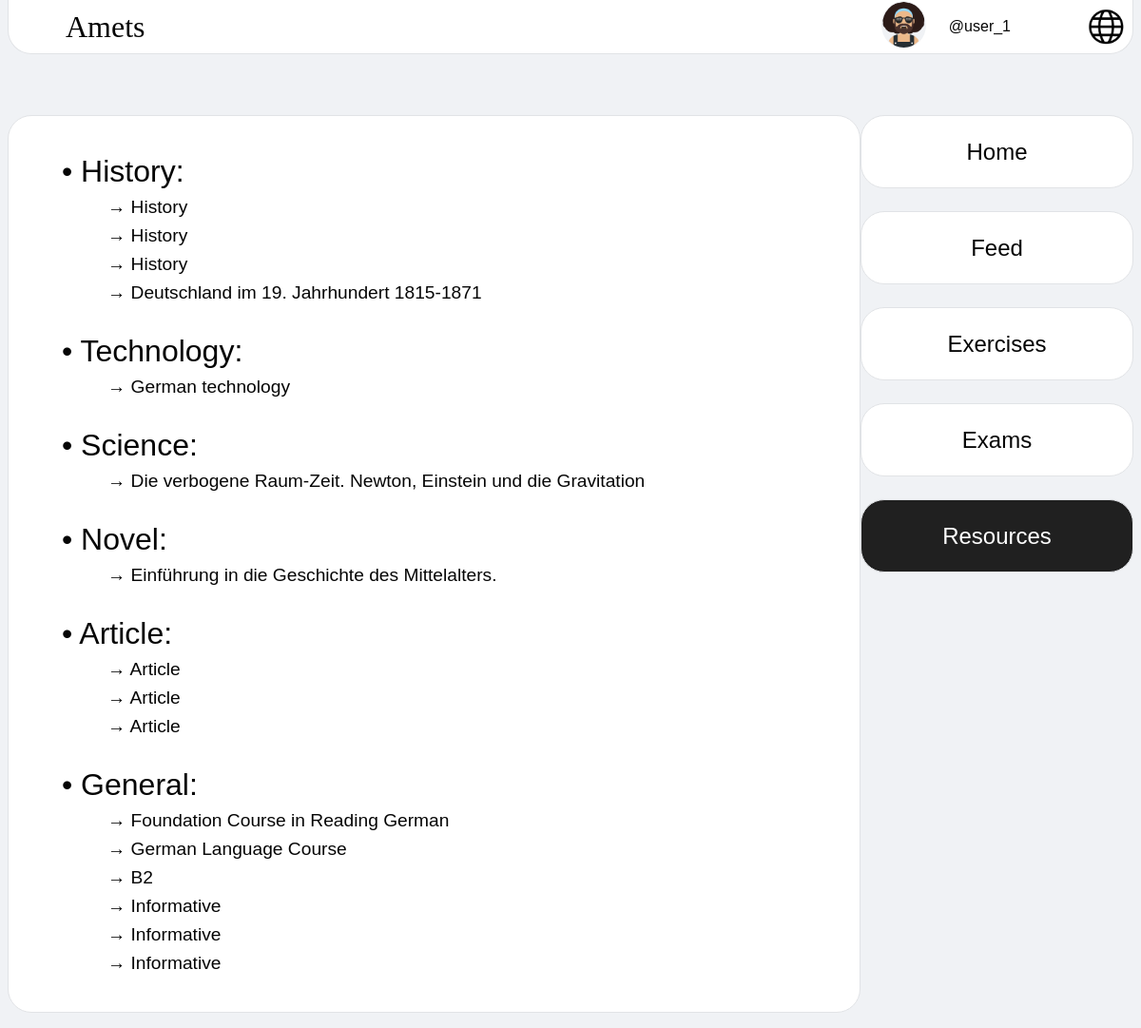
Screenshot of /resources/ (signed in) with the database file from the repository.
### index/models.py (models this page shows, shortened)
class Profile (models.Model):
    user = models.OneToOneField(User, on_delete= models.CASCADE, unique= True)
    profile_points = models.IntegerField(default= 0)
    class ProfileAvatar (models.TextChoices):
        AVATAR_0 = 'index/images/avatars/avatar_0.png'
        AVATAR_1 = 'index/images/avatars/avatar_1.png'
        AVATAR_2 = 'index/images/avatars/avatar_2.png'
        AVATAR_3 = 'index/images/avatars/avatar_3.png'
        AVATAR_4 = 'index/images/avatars/avatar_4.png'
        AVATAR_5 = 'index/images/avatars/avatar_5.png'
        AVATAR_6 = 'index/images/avatars/avatar_6.png'
        AVATAR_7 = 'index/images/avatars/avatar_7.png'
        AVATAR_8 = 'index/images/avatars/avatar_8.png'
        AVATAR_9 = 'index/images/avatars/avatar_9.png'
        AVATAR_10 = 'index/images/avatars/avatar_10.png'
        AVATAR_11 = 'index/images/avatars/avatar_11.png'
    profile_avatar = models.CharField (max_length= 255, choices= ProfileAvatar.choices, default= ProfileAvatar.AVATAR_0)

class Resource (models.Model):
    resource_title = models.CharField(max_length=255)
    def upload_to (instance, filename):
        return 'index/static/index/resources/' +filename
    resource_file = models.FileField (upload_to= upload_to)
    class ResourceType (models.TextChoices):
        H = 'History'
        T = 'Technology'
        S = 'Science'
        N = 'Novel'
        A = 'Article'
        G = 'General'
    resource_type = models.CharField (max_length= 24, choices= ResourceType.choices)
    @classmethod
    def getTypeResources (cls, type):
        return Resource.objects.all().filter(resource_type= type)

### index/views.py (the view)
# urls.py: path('resources/', views.resources, name='resources'),
def resources (request):
    context = {'user': request.user}
    context['H_list'] = Resource.getTypeResources(Resource.ResourceType.H)
    context['T_list'] = Resource.getTypeResources(Resource.ResourceType.T)
    context['S_list'] = Resource.getTypeResources(Resource.ResourceType.S)
    context['N_list'] = Resource.getTypeResources(Resource.ResourceType.N)
    context['A_list'] = Resource.getTypeResources(Resource.ResourceType.A)
    context['G_list'] = Resource.getTypeResources(Resource.ResourceType.G)
    return render(request, 'index/resources.html', context)

### index/templates/index/resources.html (shortened to what this page needs)
{% load static %}
<!DOCTYPE html>
<html>
    <head>
        <link rel="stylesheet" type="text/css" href="{% static 'index/resources.css' %}">
    </head>
    <body>
        <div id="nav_bar">
            <a id="logo" href="{% url 'index:home' %}">Amets</a>
            <div id="user_block">
                {% if user.is_authenticated %}
                    <a href="{% url 'index:profile' user.username %}">
                        <img id="avatar_icon" src="{% static user.profile.profile_avatar %}" alt="Avatar icon" width="45.2" height="48">
                    </a>
                    <a id="username" href="{% url 'index:profile' user.username %}">@{{user.username}}</a>
                {% else %}
                    <a id="sign_in" href="{% url 'index:sign_in' %}">Sign in</a>
                {% endif %}
            </div>
            <img id="language_icon" src="{% static 'index/images/language_icon.png' %}" alt="Language icon" width="56" height="56" onclick="select()">
        </div>
        <div id="main_panel">
            <div id="resources_panel">
                <label class="type_label">History</label>
                {% if H_list %}
                    {% for resource in H_list %}
                        <a class="resource_link" href="{% url 'index:download' resource.id %}" target="blank">{{resource.resource_title}}</a>
                    {% endfor %}
                {% else %}
                    <span class="unavailable">We currently have no resources for this genre.</span>
                {% endif %}
                <label class="type_label">Technology</label>
                {% if T_list %}
                    {% for resource in T_list %}
                        <a class="resource_link" href="{% url 'index:download' resource.id %}" target="blank">{{resource.resource_title}}</a>
                    {% endfor %}
                {% else %}
                    <span class="unavailable">We currently have no resources for this genre.</span>
                {% endif %}
                <label class="type_label">Science</label>
                {% if S_list %}
                    {% for resource in S_list %}
                        <a class="resource_link" href="{% url 'index:download' resource.id %}" target="blank">{{resource.resource_title}}</a>
                    {% endfor %}
                {% else %}
                    <span class="unavailable">We currently have no resources for this genre.</span>
                {% endif %}
                <label class="type_label">Novel</label>
                {% if N_list %}
                    {% for resource in N_list %}
                        <a class="resource_link" href="{% url 'index:download' resource.id %}" target="blank">{{resource.resource_title}}</a>
                    {% endfor %}
                {% else %}
                    <span class="unavailable">We currently have no resources for this genre.</span>
                {% endif %}
                <label class="type_label">Article</label>
                {% if A_list %}
                    {% for resource in A_list %}
                        <a class="resource_link" href="{% url 'index:download' resource.id %}" target="blank">{{resource.resource_title}}</a>
                    {% endfor %}
                {% else %}
                    <span class="unavailable">We currently have no resources for this genre.</span>
                {% endif %}
                <label class="type_label">General</label>
                {% if G_list %}
                    {% for resource in G_list %}
                        <a class="resource_link" href="{% url 'index:download' resource.id %}" target="blank">{{resource.resource_title}}</a>
                    {% endfor %}
                {% else %}
                    <span class="unavailable">We currently have no resources for this genre.</span>
                {% endif %}
            </div>
            <div id="side_panel">
                <a href="{% url 'index:home' %}">Home</a>
                <a href="{% url 'index:feed' %}">Feed</a>
                {% if user.is_authenticated %}
                    <a href="{% url 'index:exercises' %}">Exercises</a>
                    <a href="{% url 'index:exams' %}">Exams</a>
                    <a id="resources_side_link" href="{% url 'index:resources' %}">Resources</a>
                {% endif %}
            </div>
        </div>
    </body>
</html>

### index/static/index/resources.css (style rules this page uses)
* { margin: 0; padding: 0; font-family: Arial, Helvetica, sans-serif; color: rgb(5, 5, 5); }
:link { text-decoration: none; }
body { background-color: rgb(240, 242, 245); display: flex; flex-flow: column nowrap; }
#nav_bar { background-color: rgb(255, 255, 255); border-color: rgb(225, 227, 230); border-style: solid; border-width: 1px; border-top-width: 0px; border-bottom-left-radius: 25px; border-bottom-right-radius: 25px; position: sticky; top: 0px; margin-left: 8px; margin-right: 8px; display: flex; flex-flow: row nowrap; align-items: center; }
#logo { font-family: "Unica One", "Regular" !important; font-size: 32px; margin-right: auto; margin-left: 5vw; transition: font-size 0.5s ease; }
#user_block { margin-left: auto; display: flex; flex-flow: row nowrap; align-items: center; }
#avatar_icon { margin-right: 2vw; border-color: transparent; border-style: solid; border-width: 1px; border-radius: 50%; background-color: rgb(240, 242, 245); }
#username { margin-right: 2vw; }
#language_icon { cursor: pointer; margin-left: 4vw; }
#main_panel { margin-left: 8px; margin-right: 8px; margin-top: 8vh; display: flex; flex-flow: row nowrap; align-items: flex-start; }
#resources_panel { margin-bottom: 16px; padding: 8px; width: 76.5vw; display: flex; flex-flow: column nowrap; align-items: flex-start; background-color: rgb(255, 255, 255); border-color: rgb(225, 227, 230); border-style: solid; border-width: 1px; border-radius: 25px; }
.type_label { font-size: xx-large; margin-top: 4vh; margin-left: 4vw; }
.type_label::before { content: '• '; }
.type_label::after { content: ':'; }
.resource_link { font-size: larger; margin-top: 1vh; margin-left: 8vw; }
.resource_link::before { content: '→ '; }
#side_panel { margin-left: auto; display: flex; flex-flow: column nowrap; align-items: center; }
#side_panel > * { background-color: rgb(255, 255, 255); border-color: rgb(225, 227, 230); border-style: solid; border-width: 1px; border-radius: 25px; margin-bottom: 3vh; min-width: 285px; min-height: 75px; text-align: center; line-height: 75px; font-size: 24px; }
#resources_side_link { animation-name: link_appear; animation-duration: 0.7s; animation-fill-mode: forwards; }

### rows the page displays
Resource: resource_title "History"
Resource: resource_title "History"
Resource: resource_title "History"
Resource: resource_title "Deutschland im 19. Jahrhundert 1815-1871"
Resource: resource_title "German technology"
Resource: resource_title "Die verbogene Raum-Zeit. Newton, Einstein und die Gravitation"
Resource: resource_title "Einführung in die Geschichte des Mittelalters."
Resource: resource_title "Article"
Resource: resource_title "Article"
Resource: resource_title "Article"
Resource: resource_title "Foundation Course in Reading German"
Resource: resource_title "German Language Course"
Resource: resource_title "B2"
Resource: resource_title "Informative"
Resource: resource_title "Informative"
Resource: resource_title "Informative"

### other values shown
{{ user.username }} "user_1"
